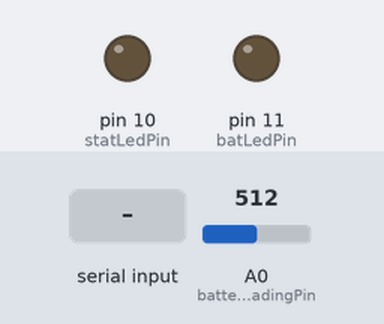
This sketch was run on a simulated Arduino Uno, built with avr-gcc and run on an emulated ATmega328P. On the bench: output pins drawn as LEDs (lit = HIGH). Inputs (shaded band) come from the test bench; at power-on: A0 (batteryReadingPin) = 512. Sleep ends after the set time or at an interrupt; what the sketch prints to the serial monitor is not drawn.

Above: at 1.2 s.
1.3 s: A0 (batteryReadingPin) set to 165
2.8 s: A0 (batteryReadingPin) set to 137
5.8 s: "1\n" received over Serial
At 6.6 s:
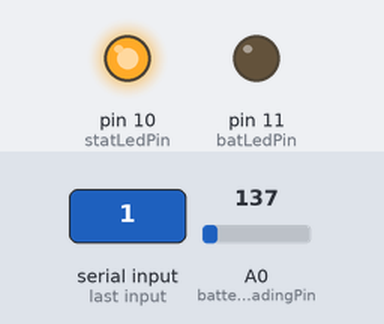
Timing chart, 0 to 8.8 s (numbered marks = the images above; inputs shaded):
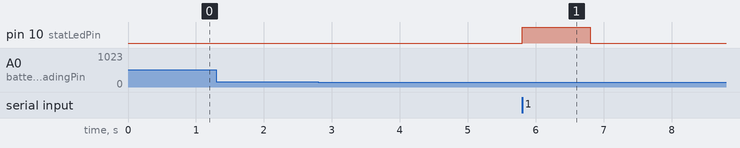

Measured:
- after the input at 1.3 s, every drawn part: stays the same
- after the input at 5.8 s, pin 10 (statLedPin): LOW → HIGH at once, → LOW 1.0 s later

The sketch:

bt_door_unlock.ino
```cpp
#include <Servo.h>
#include <avr/sleep.h>
#include <avr/power.h>

Servo servo;
const int servoNeutral = 90;

const int servoPin = 3;
const int batLedPin = 11;
const int statLedPin = 10;
const int batteryReadingPin = A0;
const int wakeUpPin = 2; //interrupt pin


//Battery usage
//Source: https://autonomoushobbyist.wordpress.com/2011/02/24/arduino-battery-meter/
//voltage divider for the battery level indicator via 2x220ohm resistors
#define Z1 220.0
#define Z2 220.0

unsigned long batLedTimer = 0;
bool batLedState = false;
const float lowBatThreshold = 1.5; //3v

//Lock parameters
const String PIN = "9999";
String userPin = "";
bool locked = true;

unsigned long awakeTimer;
const unsigned long awakePeriod = 10000;


/***************************************************
 *  Service routine for pin2 interrupt
 ***************************************************/
void pin2Interrupt(void)
{
  /* This will bring us back from sleep. */
  /* We detach the interrupt to stop it from
   * continuously firing while the interrupt pin
   * is low.
   */
  detachInterrupt(0);
}


/***************************************************
 *  Enters the arduino into sleep mode.
 ***************************************************/
void enterSleep(void)
{

  /* Setup pin2 as an interrupt and attach handler. */
  attachInterrupt(0, pin2Interrupt, LOW);
  delay(100);

  set_sleep_mode(SLEEP_MODE_PWR_DOWN);

  sleep_enable();

  sleep_mode();

  /* The program will continue from here. */
  Serial.println("AWAKE");

  /* First thing to do is disable sleep. */
  sleep_disable();
}


/***************************************************
 *  Setup for the Arduino.
 ***************************************************/
void setup()
{
  Serial.begin(9600);
  pinMode(batteryReadingPin, INPUT);
  pinMode(batLedPin, OUTPUT);
  pinMode(statLedPin, OUTPUT);
  pinMode(wakeUpPin, INPUT);

  digitalWrite(batLedPin, LOW);
  digitalWrite(statLedPin, LOW);
  awakeTimer = millis() + awakePeriod;
}


/***************************************************
 *  Low battery indicator
 *  Returns true when Arduino battery is low
 ***************************************************/
bool batteryLow()
{
  float batteryReading = analogRead(batteryReadingPin);
  float vout = batteryReading * (5.0 / 1023.0);
  //Now that we have our Vout, Z1, and Z2 we are ready to use that to get the input voltage.
  //Using the voltage divider formula we get:
  float vin = (Z1 + Z2) / (Z2) * vout;
  //Serial.println(vin);
  return vin <= lowBatThreshold;
}


/***************************************************
 *  Blinks low battery indicator LED
 ***************************************************/
void blinkBatLed()
{
  unsigned long now = millis();
  if(now > batLedTimer)
  {
    batLedState = !batLedState;
    batLedTimer = now + 999;
    digitalWrite(batLedPin, HIGH); //quick flash for 1 ms
    delay(1);
  }
  digitalWrite(batLedPin, LOW);
}


/***************************************************
 *  Main application loop
 ***************************************************/
void loop()
{
  //Handle battery indicator
  if(batteryLow())
  {
    blinkBatLed();
  }

  //Handle input and proccess..
  if(Serial.available() > 0)
  {
    digitalWrite(statLedPin, HIGH);
    String header = Serial.readStringUntil('\n');
    userPin = Serial.readStringUntil('\n');

    //debug
    Serial.print("Recv: ");
    Serial.println(userPin);

    if(userPin == PIN)
    {
      int rotationDir;
      if(locked)
      {
        rotationDir = 0;
        Serial.write("Unlocking.\n");
      }
      else
      {
        rotationDir = 180;
        Serial.write("Locking.\n");
      }

      servo.attach(servoPin);
      for(int i = 0; i < 27000; i++)
      {
        servo.write(rotationDir);
      }

      servo.write(servoNeutral);
      servo.detach();
      locked = !locked;
    }
  }

  digitalWrite(statLedPin, LOW);


  //Go to sleep to preserve power
  if(millis() > awakeTimer)
  {
    Serial.println("zZz.");
    delay(500);
    awakeTimer = millis() + awakePeriod;
    enterSleep();
  }
}
```
